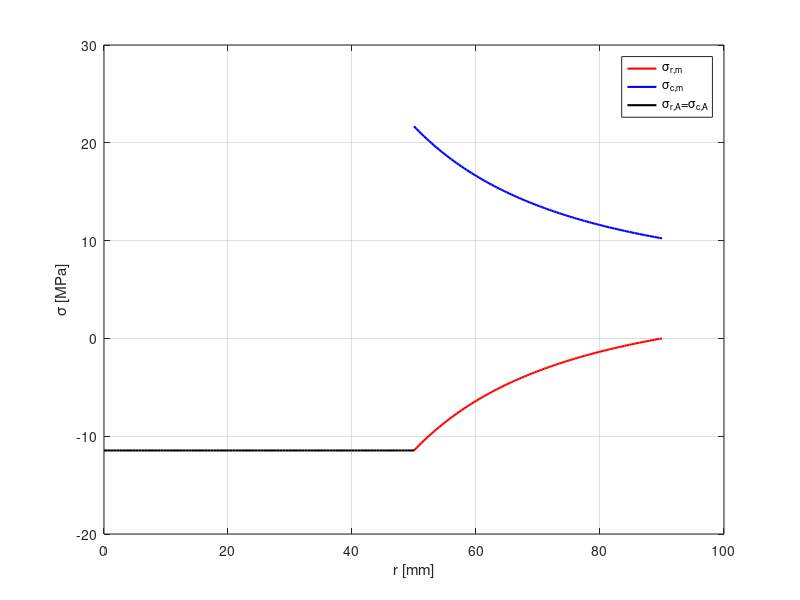

Recreate this plot in MATLAB.
clear all; clc; 
%% dati 
% puleggia
E_m = 7e4; %MPa
v_m = 0.3; % poisson
alpha_m = 23e-6; % °C^-1
% albero 
E_a = 2.1e5; %MPa
v_a = 0.3; % poisson
alpha_a = 11e-6; % °C^-1
D_m_i = 50; % mm
d_a_e = D_m_i;
D_m_e = 90; % mm
D_p = 600; % mm, diametro esterno puleggia;
D_c = 50; % mm, diametro di calettamento
L = 25; % mm, lunghezza assiale mozzo
R_a = 4; % µm
R_m = R_a;
M = 150; % Nm coppia trasmessa
f = 0.2; %coeff di attrito 
C = 1.5; %coeff di sicurezza
%% 
tau = (2*C*M*1000)/(pi*L*(D_m_i)^2);
p_min = tau/f; % MPa pressione normale al contatto 
% deformabilità
delta_m_i = (1/E_m)*(((1+v_m)+(1-v_m)*(D_c^2/D_m_e^2))/(1-(D_c^2/D_m_e^2)));
delta_a_e = (1-v_a)/E_a;
% spostamenti 
u_m_i = (D_c/2)*delta_m_i*p_min;
u_m_i = u_m_i*1000; % µm
u_a_e = -(D_c/2)*delta_a_e*p_min;
u_a_e = u_a_e *1000; % µm
% interferenze
i_eff = 2*(abs(u_m_i)+abs(u_a_e));
p_c = (i_eff*0.001)/(D_c*(delta_a_e+delta_m_i)); %OK
i_nom = i_eff+2*0.4*(R_a+R_m);
%% foro H7
EI = 0; % µm
ES = 25; % µm
ei_min = i_nom+ES; % µm
% albero -> t*6
ei = 54; % µm
es = 70; % µm
i_nom_min = ei-ES;
i_nom_MAX = es-EI;
i_eff_MAX = i_nom_MAX-2*0.4*(R_a+R_m);
p_MAX = (i_eff_MAX*0.001)/(D_c*(delta_a_e+delta_m_i)); 
%% stato tensionale (l'albero è pieno -> sigma_r = sigma_c = -p_c)
D=linspace(D_m_i,D_m_e);
d=linspace(0,D_m_i);
sigma_r= @(D) -p_c*((D_m_i^2./D.^2)-(D_m_i^2/D_m_e^2))/(1-(D_m_i^2/D_m_e^2));
sigma_c= @(D) p_c*((D_m_i^2./D.^2)+(D_m_i^2/D_m_e^2))/(1-(D_m_i^2/D_m_e^2));
figure()
plot(D,sigma_r(D),'r','lineWidth',1.5)
hold on
plot(D,sigma_c(D),'b','lineWidth',1.5)
hold on
plot(d,-p_c*ones(length(d),1),'k','lineWidth',1.5)
grid on
xlabel('r [mm]')
ylabel('\sigma [MPa]')
legend('\sigma_{r,m}','\sigma_{c,m}','\sigma_{r,A}=\sigma_{c,A}')

